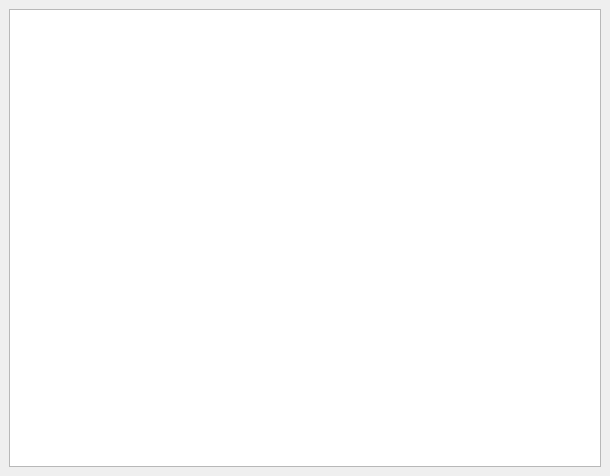
<?xml version="1.0" encoding="UTF-8"?>
<ui version="4.0">
 <class>CDevListCheck</class>
 <widget class="QWidget" name="CDevListCheck">
  <property name="geometry">
   <rect>
    <x>0</x>
    <y>0</y>
    <width>610</width>
    <height>476</height>
   </rect>
  </property>
  <property name="windowTitle">
   <string>CDevListCheck</string>
  </property>
  <layout class="QGridLayout" name="gridLayout_2">
   <property name="margin">
    <number>0</number>
   </property>
   <item row="0" column="0">
    <widget class="QWidget" name="widget_main" native="true">
     <layout class="QGridLayout" name="gridLayout">
      <property name="margin">
       <number>9</number>
      </property>
      <item row="0" column="0">
       <widget class="QTableWidget" name="tableWidget_dev"/>
      </item>
     </layout>
    </widget>
   </item>
  </layout>
 </widget>
 <layoutdefault spacing="6" margin="11"/>
 <resources/>
 <connections/>
</ui>
